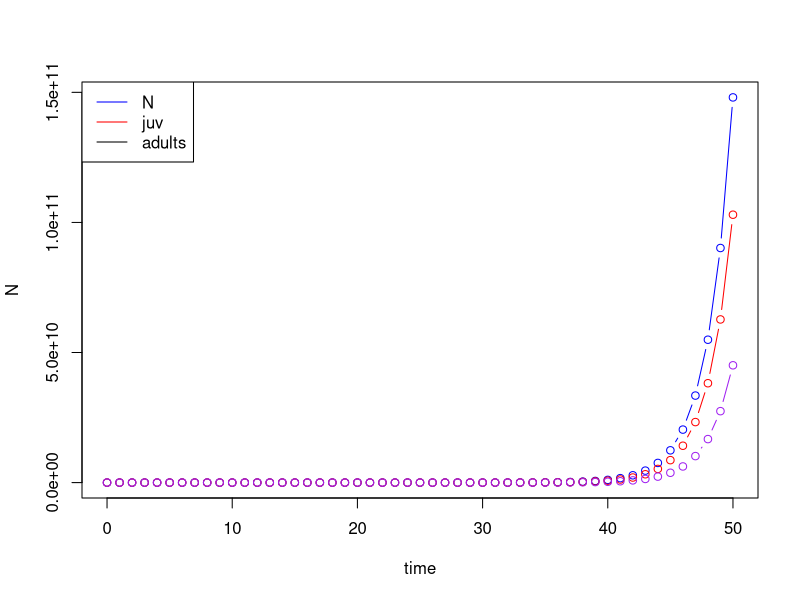
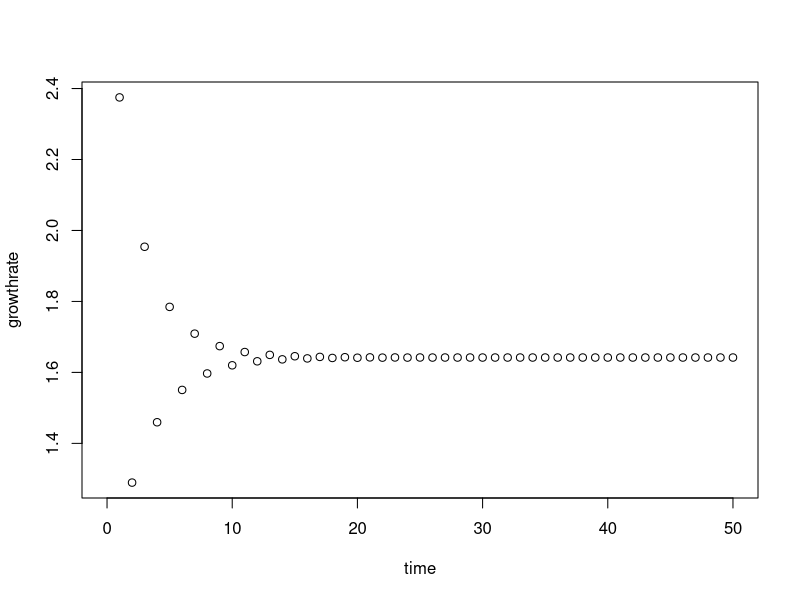
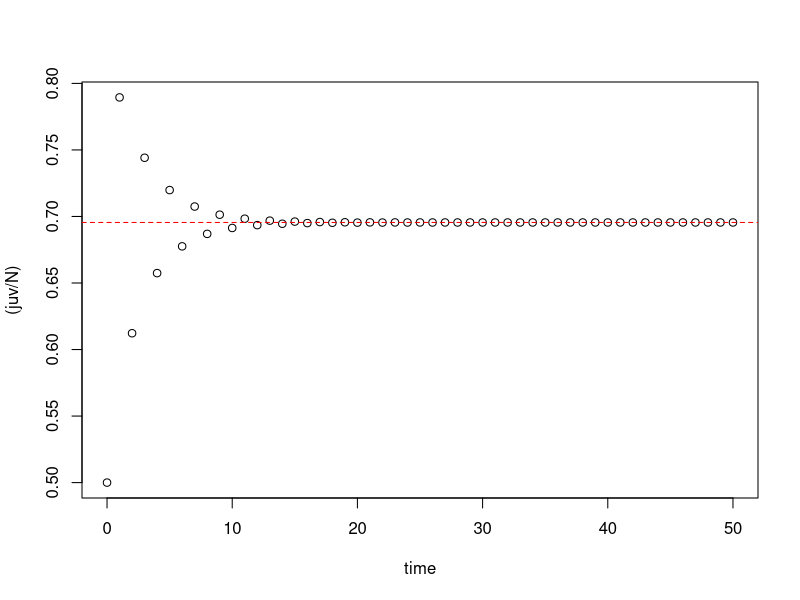

These figures' R source, in order:
A <- matrix(c(0, 3.75, 0.5, 0.5), nrow=2, ncol=2, byrow=T)
myeigs <- eigen(A)
myeigs$vectors[,1]
myeigs

initcond <- c(1,1)
A %*% initcond

maxtime <- 50

out <- matrix(rep(NA,2*(maxtime+1)), nrow = (maxtime+1))
out[1,] <- initcond
for(i in 1:maxtime){
  out[i+1,] <- A %*% out[i,]
}

out <- as.data.frame(out)
names(out) <- c("juv", "adult")
out$time <- 0:maxtime
out$N <- out$juv + out$adult

## plot total population
plot(N~time, out, type="b", col="blue")
points(juv~time, out, type="b", col="red")
points(adult~time, out, type="b", col="purple")

legend("topleft", c("N", "juv", "adults"), col=c("blue", "red", "black"), lty=1)

## plot relative population growth rate N(t+1)/N(t)
out$growthrate <- c(NA,out$N[2:(maxtime+1)]/out$N[1:(maxtime)])
out$growthrate
plot(growthrate~time, out)

## plot proportion of juveniles
plot((juv/N)~time, out)

propjuvtheory <- myeigs$vectors[,1][1]/sum(myeigs$vectors[,1])
abline(h=propjuvtheory, col="red", lty=2)